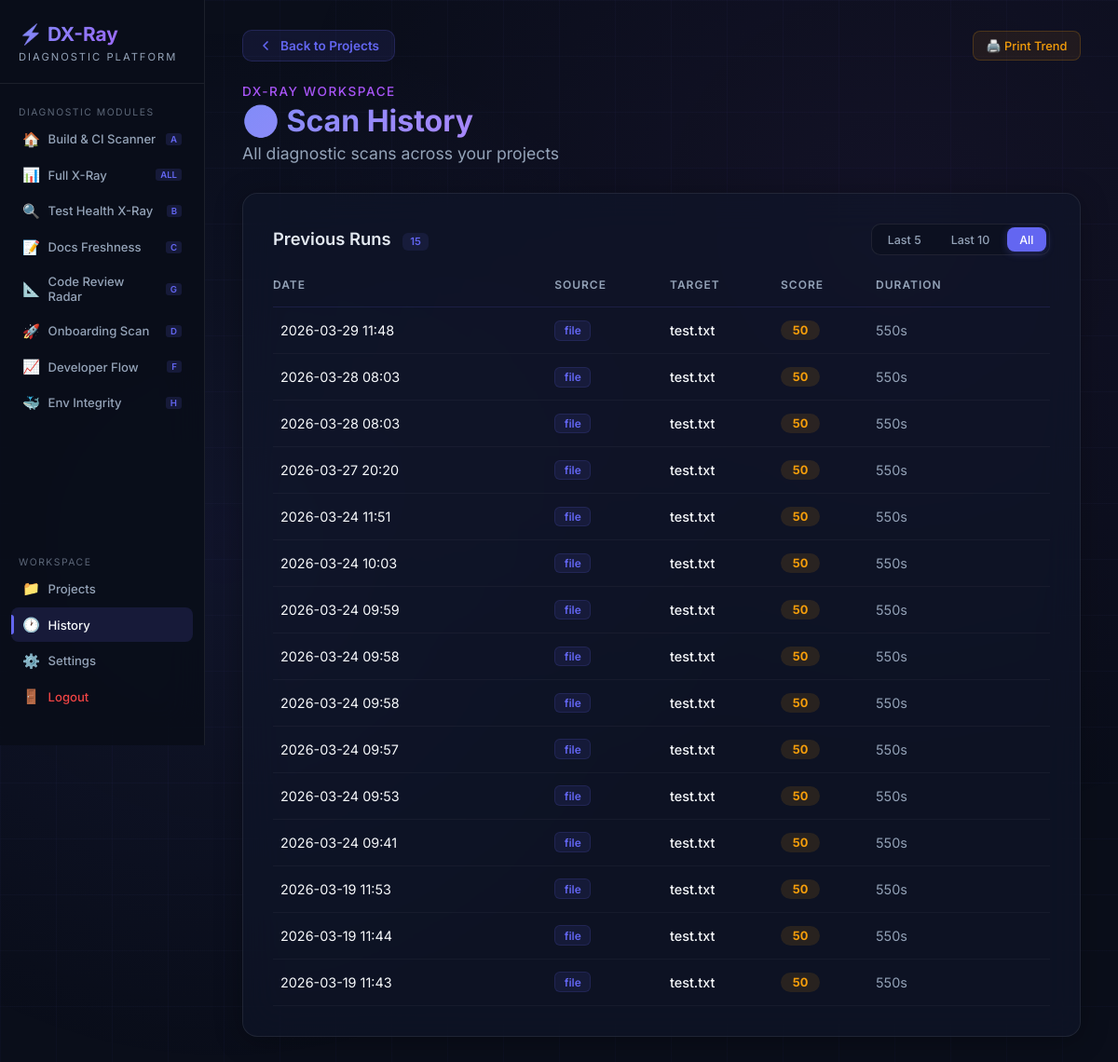
Page /history (signed in) on the earlier database version.
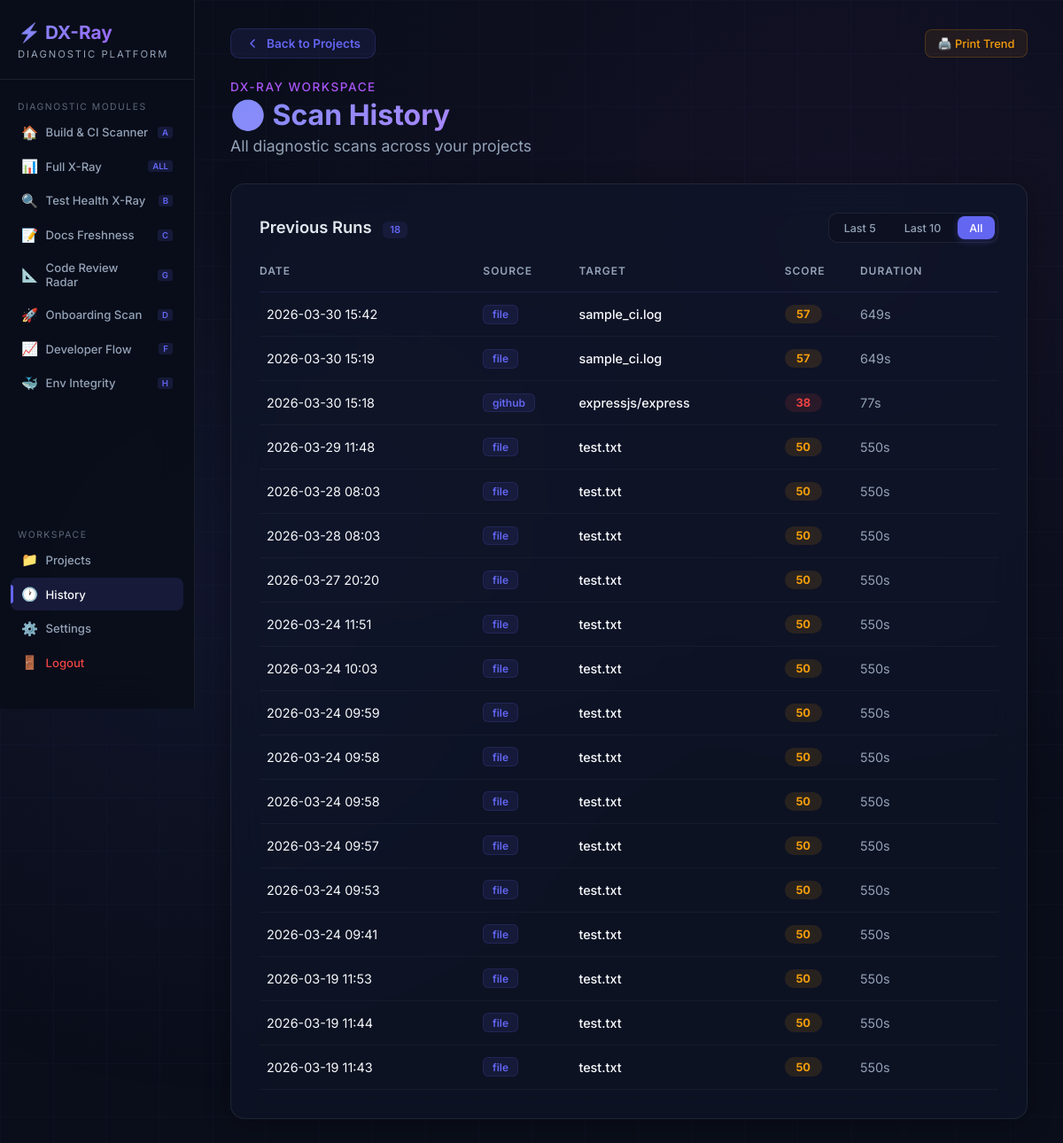
Same page on the later database version.
### models.py (models this page shows)
class PipelineRun(db.Model):
    id = db.Column(db.Integer, primary_key=True)
    user_id = db.Column(db.String, db.ForeignKey('user.id'), nullable=False)
    source = db.Column(db.String, nullable=False) # 'github' or 'file'
    name = db.Column(db.String, nullable=False)   # repo name or file name
    total_time = db.Column(db.Integer, default=0)
    score = db.Column(db.Integer, default=0)
    dep_analysis = db.Column(db.String, nullable=True)
    metrics_payload = db.Column(db.Text, nullable=True)
    timestamp = db.Column(db.DateTime, default=datetime.utcnow)
    steps = db.relationship('PipelineStep', backref='run', lazy=True, cascade="all, delete-orphan")

### app.py (the view)
@app.route('/history')
@login_required
def history():
    limit = request.args.get('limit', type=int)
    project_name = request.args.get('project', type=str)
    query = PipelineRun.query.filter_by(user_id=current_user.id)
    if project_name:
        query = query.filter_by(name=project_name)
    query = query.order_by(PipelineRun.timestamp.desc())
    if limit:
        runs = query.limit(limit).all()
    else:
        runs = query.all()
    return render_template('history.html', runs=runs, current_limit=limit, project_name=project_name)

### app.py (called while the page is built)
@login_manager.user_loader
def load_user(user_id):
    user = User.query.get(user_id)
    if user:
        return user
    return None

### templates/history.html (shortened to what this page needs)
<!DOCTYPE html>
<html lang="en">
<head>
</head>
<body>
<div class="page-wrapper">
    <aside class="sidebar print-hide">
        <div class="sidebar-brand"><h2>⚡ DX-Ray</h2><span>Diagnostic Platform</span></div>
        <div class="nav-section">
            <div class="nav-section-title">Diagnostic Modules</div>
            <a href="/" class="nav-link"><span class="nav-icon">🏠</span> Build & CI Scanner <span class="track-badge">A</span></a>
            <a href="/repo-health" class="nav-link"><span class="nav-icon">📊</span> Full X-Ray <span class="track-badge">ALL</span></a>
            <a href="/coverage-scan" class="nav-link"><span class="nav-icon">🔍</span> Test Health X-Ray <span class="track-badge">B</span></a>
            <a href="/docs-freshness" class="nav-link"><span class="nav-icon">📝</span> Docs Freshness <span class="track-badge">C</span></a>
            <a href="/pr-analysis" class="nav-link"><span class="nav-icon">📐</span> Code Review Radar <span class="track-badge">G</span></a>
            <a href="/onboarding" class="nav-link"><span class="nav-icon">🚀</span> Onboarding Scan <span class="track-badge">D</span></a>
            <a href="/commit-patterns" class="nav-link"><span class="nav-icon">📈</span> Developer Flow <span class="track-badge">F</span></a>
            <a href="/env-check" class="nav-link"><span class="nav-icon">🐳</span> Env Integrity <span class="track-badge">H</span></a>
        </div>
        <div class="nav-section" style="margin-top: auto;">
            <div class="nav-section-title">Workspace</div>
            <a href="/projects" class="nav-link"><span class="nav-icon">📁</span> Projects</a>
            <a href="/history" class="nav-link active"><span class="nav-icon">🕐</span> History</a>
            <a href="/settings" class="nav-link"><span class="nav-icon">⚙️</span> Settings</a>
            <a href="/logout" class="nav-link" style="color: var(--danger);"><span class="nav-icon">🚪</span> Logout</a>
        </div>
    </aside>
    <main class="main-content">
    <div class="top-bar print-hide">
        <a href="/projects" class="back-btn">
            <svg viewBox="0 0 24 24" fill="none" stroke="currentColor" stroke-width="2.5" stroke-linecap="round" stroke-linejoin="round"><polyline points="15 18 9 12 15 6"></polyline></svg>
            Back to Projects
        </a>
        <div class="top-actions">
            <a href="javascript:window.print()" class="action-btn print">🖨️ Print Trend</a>
        </div>
    </div>
    <div class="page-header">
        {% if project_name %}
        <div class="subtitle">History for</div>
        <h1>{{ project_name }}</h1>
        {% else %}
        <div class="subtitle">DX-Ray Workspace</div>
        <h1>🕐 Scan History</h1>
        <p class="project-name">All diagnostic scans across your projects</p>
        {% endif %}
    </div>
    <div class="card">
        <div class="card-toolbar">
            <h2>Previous Runs <span class="run-count">{{ runs|length }}</span></h2>
            <div class="filter-group print-hide">
                {% if project_name %}
                <a href="/history?project={{ project_name }}&limit=5" class="filter-pill {% if current_limit == 5 %}active{% endif %}">Last 5</a>
                <a href="/history?project={{ project_name }}&limit=10" class="filter-pill {% if current_limit == 10 %}active{% endif %}">Last 10</a>
                <a href="/history?project={{ project_name }}" class="filter-pill {% if current_limit == None %}active{% endif %}">All</a>
                {% else %}
                <a href="/history?limit=5" class="filter-pill {% if current_limit == 5 %}active{% endif %}">Last 5</a>
                <a href="/history?limit=10" class="filter-pill {% if current_limit == 10 %}active{% endif %}">Last 10</a>
                <a href="/history" class="filter-pill {% if current_limit == None %}active{% endif %}">All</a>
                {% endif %}
            </div>
        </div>
        {% if runs %}
        <table>
            <thead>
                <tr>
                    <th>Date</th>
                    <th>Source</th>
                    <th>Target</th>
                    <th>Score</th>
                    <th>Duration</th>
                    <th class="print-hide"></th>
                </tr>
            </thead>
            <tbody>
                {% for r in runs %}
                <tr class="data-row" onclick="window.location.href='/run/{{r.id}}'" style="animation: cardEnter 0.4s ease-out {{ loop.index * 0.05 }}s both;">
                    <td>{{ r.timestamp.strftime('%Y-%m-%d %H:%M') }}</td>
                    <td><span class="source-tag">{{ r.source }}</span></td>
                    <td style="font-weight: 500;">{{ r.name }}</td>
                    <td><span class="score-badge {% if r.score >= 80 %}high{% elif r.score >= 50 %}medium{% else %}low{% endif %}">{{ r.score }}</span></td>
                    <td style="color: var(--text-muted);">{{ r.total_time }}s</td>
                    <td class="print-hide"><span class="row-arrow">→</span></td>
                </tr>
                {% endfor %}
            </tbody>
        </table>
        {% endif %}
    </div>
    </main>
</div>
</body>
</html>

Differences in the rows shown:
added PipelineRun: timestamp "2026-03-30 15:42", source "file", name "sample_ci.log", score "57", total_time "649"
added PipelineRun: timestamp "2026-03-30 15:19", source "file", name "sample_ci.log", score "57", total_time "649"
added PipelineRun: timestamp "2026-03-30 15:18", source "github", name "expressjs/express", score "38", total_time "77"
Other differences:
{{ runs|length }}: "15" → "18"
